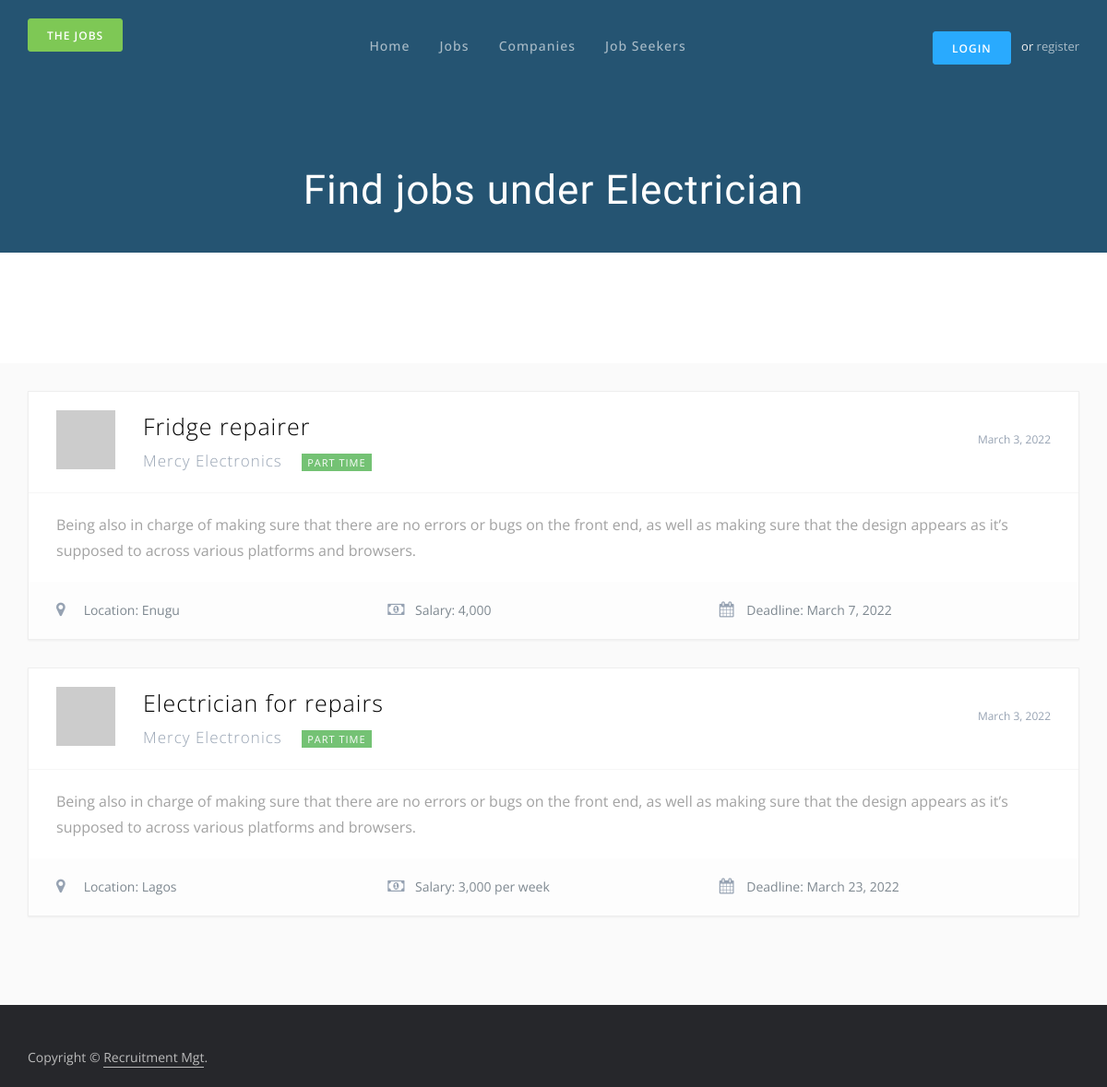
Page /category/electrician/ on the committed database.
### jobs/models.py (models this page shows, shortened)
class Category(models.Model):
    name = models.CharField(max_length=25)
    slug = models.SlugField()
    description = models.TextField()
    created = models.DateTimeField(auto_now_add=True)
    updated = models.DateTimeField(auto_now=True)
    class Meta:
        verbose_name_plural = 'Categories'

class Job(models.Model):
    FULL_TIME = 'FT'
    PART_TIME = 'PT'
    FREELANCER = 'FL'
    INTERNSHIP = 'IT'
    JOB_TYPE = (
        (FULL_TIME, 'Full Time'),
        (PART_TIME, 'Part Time'),
        (FREELANCER, 'Freelancer'),
        (INTERNSHIP, 'Internship'),
    )
    title = models.CharField(max_length=100)
    slug = models.SlugField()
    company = models.ForeignKey(
        Company, related_name='jobs', on_delete=models.CASCADE)
    job_type = models.CharField(max_length=2, choices=JOB_TYPE)
    description = models.TextField(max_length=1000)
    salary = models.CharField(max_length=25)
    years_of_experience = models.IntegerField()
    vacancy = models.IntegerField(default=1)
    state = models.ForeignKey(State, on_delete=models.CASCADE)
    application_deadline = models.DateField()
    created = models.DateTimeField(auto_now_add=True)
    updated = models.DateTimeField(auto_now=True)
    class Meta:
        ordering = ['-created']

class Company(models.Model):
    user = models.OneToOneField(User, on_delete=models.CASCADE)
    name = models.CharField(max_length=25)
    slug = models.SlugField()
    category = models.ForeignKey(Category, on_delete=models.CASCADE)
    state = models.ForeignKey(State, on_delete=models.CASCADE)
    about = models.TextField(max_length=5000)
    logo = models.ImageField(upload_to='logos', blank=True)
    company_email = models.EmailField()
    established = models.DateField(blank=True, null=True)
    website = models.URLField(blank=True, null=True)
    phone_number = models.CharField(max_length=13,
                                    blank=True, null=True)
    created = models.DateTimeField(auto_now_add=True)
    updated = models.DateTimeField(auto_now=True)
    class Meta:
        verbose_name_plural = 'Companies'

class State(models.Model):
    name = models.CharField(max_length=25)
    slug = models.SlugField()
    created = models.DateTimeField(auto_now_add=True)
    updated = models.DateTimeField(auto_now=True)
    def __str__(self):
        return self.name

### jobs/views.py (the view)
# urls.py: path('category/<slug:slug>/', views.category_detail, name='category_detail'),
def category_detail(request, slug):
    category = get_object_or_404(Category, slug=slug)
    jobs = Job.objects.filter(company__category=category)
    return render(
        request, 'category_detail.html', {'category': category,
                                          'jobs': jobs})

### templates/category_detail.html (shortened to what this page needs)
{% extends "base.html" %}
{% block content %}
    <header class="page-header bg-img">
      <div class="container page-name">
        <h1 class="text-center">Find jobs under {{ category.name }}</h1>
      </div>
    </header>
    <main>
      <section class="no-padding-top bg-alt">
        <div class="container">
          <div class="row">
            {% for job in jobs %}
            <div class="col-xs-12">
              <a class="item-block" href="{% url 'job_detail' job.id %}">
                <header>
                  <img src="https://via.placeholder.com/50x50" alt="">
                  <div class="hgroup">
                    <h4>{{ job.title }}</h4>
                    <h5>{{ job.company.name }} <span class="label label-success">{{ job.get_job_type_display }}</span></h5>
                  </div>
                  <time datetime="2016-03-10 20:00">{{ job.created|date:"F j, Y" }}</time>
                </header>
                <div class="item-body">
                  <p>{{ job.description }}</p>
                </div>
                <footer>
                  <ul class="details cols-3">
                    <li>
                      <i class="fa fa-map-marker"></i>
                      <span>Location: {{ job.state }}</span>
                    </li>
                    <li>
                      <i class="fa fa-money"></i>
                      <span>Salary: {{ job.salary }}</span>
                    </li>
                    <li>
                      <i class="fa fa-calendar"></i>
                      <span>Deadline: {{ job.application_deadline }}</span>
                    </li>
                  </ul>
                </footer>
              </a>
            </div>
            {% endfor %}
        </div>
    </div>
</section>
</main>
{% endblock %}

### static/css/thejobs.css (style rules this page uses)
body { font-family: "Open Sans", sans-serif; font-size: 16px; line-height: 28px; color: #7e8890; }
a, a:focus, a:hover { color: #29aafe; text-decoration: none; transition: color 0.3s linear; outline: 0; }
ol, ul { line-height: 28px; }
h1, h2, h3, h4, h5, h6 { font-family: Oswald, sans-serif; letter-spacing: 1px; margin: 16px 0; line-height: 1.4; }
h1 { font-size: 44px; }
h4 { font-size: 25px; }
h5 { font-size: 20px; }
img { max-width: 100%; }
.page-header { position: relative; z-index: 1; background-attachment: fixed; background-size: cover; background-repeat: no-repeat; background-color: rgba(41, 170, 254, 0.8); margin: 0; padding: 0; margin-bottom: 120px; padding-top: 100px; border: none; }
.page-header.bg-img::before { position: absolute; content: ""; top: 0; left: 0; right: 0; bottom: 0; z-index: -1; background-color: rgba(0, 0, 0, 0.55); }
.page-header .container { position: relative; z-index: 1; background-color: #fff; padding: 30px 30px 20px; box-shadow: 0 5px 25px 0 rgba(0, 0, 0, 0.07); transform: translateY(84px); }
.page-header .container.page-name { background-color: transparent; padding-left: 15px; padding-right: 15px; box-shadow: none; transform: none; color: #fff; padding-top: 60px; }
.details { list-style: none; padding: 0; margin: 20px 0; }
.details li { display: block; line-height: 34px; font-size: 14px; color: #7e8890; }
.details .fa, .details [class^="ti-"] { font-size: 17px; display: inline-block; width: 26px; color: #96a2b2; }
.details.cols-2 li, .details.cols-3 li { display: inline-block; width: 50%; float: left; }
.details.cols-2::after, .details.cols-3::after { content: ""; display: table; clear: both; }
.details.cols-3 li { width: 33.333333%; }
.item-block { display: block; margin-top: 30px; background-color: #fff; border: 1px solid #eee; box-shadow: 0 1px 2px 0 rgba(0, 0, 0, 0.05); transition: box-shadow 0.5s, background-color 0.5s; }
.item-block header { padding: 20px 30px; border-bottom: 1px solid #f6f6f6; }
.item-block header img { width: 64px; margin-right: 30px; float: left; }
.item-block header .hgroup { display: inline-block; }
.item-block header h4, .item-block header h5, .item-block header h6 { font-family: "Open Sans", sans-serif; font-weight: 300; margin: 0; }
.item-block header h4 { color: #000; }
.item-block header h5 { font-size: 17px; margin-top: 6px; color: #96a2b2; }
.item-block header .time, .item-block header time, .item-block header .open-position { display: inline-block; float: right; color: #96a2b2; font-size: 12px; letter-spacing: 0; line-height: 64px; text-align: right; }
.item-block header .label { display: inline-block; text-transform: uppercase; letter-spacing: 1px; font-size: 11px; font-weight: 400; border-radius: 0; padding: 4px 6px; margin-top: 6px; margin-left: 16px; opacity: 0.85; }
.item-block .item-body { padding: 20px 30px; color: #a2a2a2; }
.item-block .item-body p:last-of-type { margin-bottom: 0; }
.item-block footer { background-color: #fdfdfd; padding: 14px 30px; line-height: 22px; }
.item-block footer::after { content: ""; display: table; clear: both; }
.item-block footer .details { margin: 0; }
section { position: relative; padding: 96px 0; z-index: 0; background-attachment: fixed; background-size: cover; background-repeat: no-repeat; background-color: #fff; }
section.bg-alt { background-color: #fafafa; }
.no-padding-top { padding-top: 0; }

### rows in the picture
Category: name "Electrician"
Job: title "Fridge repairer", company.name "Mercy Electronics", job_type "PART TIME", created "March 3, 2022", description "Being also in charge of making sure that there are no errors or bugs on the front end, as well as making sure that the design appears as it’s supposed to across various platforms and browsers.", state "Enugu", salary "4,000", application_deadline "March 7, 2022"
Job: title "Electrician for repairs", company.name "Mercy Electronics", job_type "PART TIME", created "March 3, 2022", description "Being also in charge of making sure that there are no errors or bugs on the front end, as well as making sure that the design appears as it’s supposed to across various platforms and browsers.", state "Lagos", salary "3,000 per week", application_deadline "March 23, 2022"
